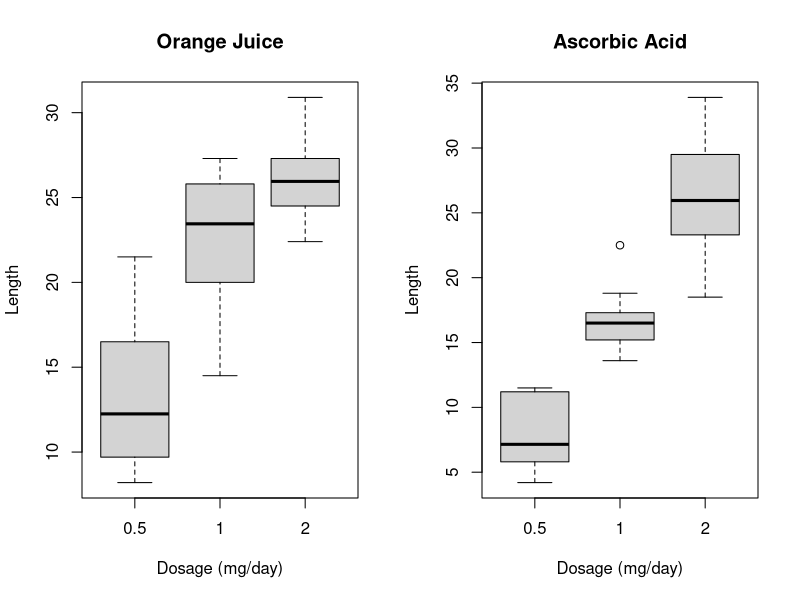
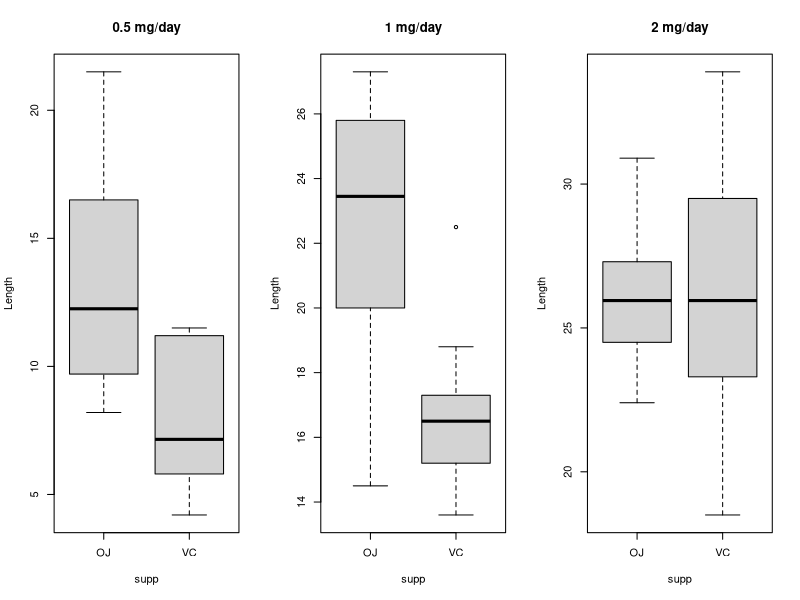

Write the R code that produced these figures, in order. (Note: this script raises an error after producing the figures.)
## ---- chunk 1
knitr::opts_chunk$set(echo = TRUE)
## ---- chunk 2
library(ggplot2)
library(dplyr)
library(tidyr)
## ---- chunk 3
library(datasets); data("ToothGrowth"); str(ToothGrowth)
## ---- chunk 4
ToothGrowth$dose <- factor(ToothGrowth$dose)
## ---- chunk 5
colSums(is.na(ToothGrowth))
## ---- chunk 6
table(ToothGrowth$supp, ToothGrowth$dose)
## ---- chunk 7
par(mfrow = c(1,2))
with(subset(ToothGrowth, supp=="OJ"), 
     boxplot(len ~ dose, main="Orange Juice", xlab="Dosage (mg/day)", ylab="Length"))
with(subset(ToothGrowth, supp == "VC"), 
     boxplot(len ~ dose, main="Ascorbic Acid", xlab="Dosage (mg/day)", ylab="Length"))
## ---- chunk 8
par(mfrow = c(1,3))
with(subset(ToothGrowth,dose=="0.5"),boxplot(len~supp, main="0.5 mg/day", ylab="Length"))
with(subset(ToothGrowth, dose=="1"), boxplot(len ~ supp, main="1 mg/day", ylab="Length"))
with(subset(ToothGrowth, dose=="2"), boxplot(len ~ supp, main="2 mg/day", ylab="Length"))
## ---- chunk 9
tests_by_supp <- list()
for (supplement in levels(ToothGrowth$supp)) {
  supp_subset <- ToothGrowth %>% filter(supp == supplement) %>% 
    mutate(id = rep(1:10, 3)) %>% spread(id, len) %>% select(-supp)
  combs <- combn(1:nrow(supp_subset),2)
  tests_results <- data.frame()
  for(j in 1:ncol(combs)) {
    t_test <- t.test(supp_subset[combs[,j][1],2:11], supp_subset[combs[,j][2],2:11], 
                     paired = FALSE, var.equal = FALSE, alternative = "less")
    tests_results <- rbind(tests_results, data.frame(doses = 
                                                       paste(supp_subset[combs[,j][1],1], 
                                                             supp_subset[combs[,j][2],1], 
                                                             sep = "-"), 
                                                      t = t_test$statistic, 
                                                      p.value = t_test$p.value))
  }
  tests_by_supp[[supplement]] = tests_results
}
## ---- chunk 10
tests_by_dose <- data.frame()
for (d in levels(ToothGrowth$dose)) {
  t_test <- t.test(len ~ I(relevel(supp, "OJ")), paired = FALSE, var.equal = FALSE, 
                   data = subset(ToothGrowth, dose == d), alternative = "greater")
  tests_by_dose <- rbind(tests_by_dose, data.frame(dose = d, t = t_test$statistic, 
                                                   p.value = t_test$p.value))
}
## ---- chunk 11
df <- ToothGrowth %>% mutate(id = rep(1:10, 6)) %>% spread(id, len)
df
norm_tests <- sapply(apply(df[,3:12], 1, shapiro.test), function(elt) elt$p.value)
names(norm_tests) <- c("OJ-0.5","OJ-1","OJ-2","VC-0.5","VC-1","VC-2")
norm_tests
## ---- chunk 12
tests_by_supp
## ---- chunk 13
tests_by_dose
